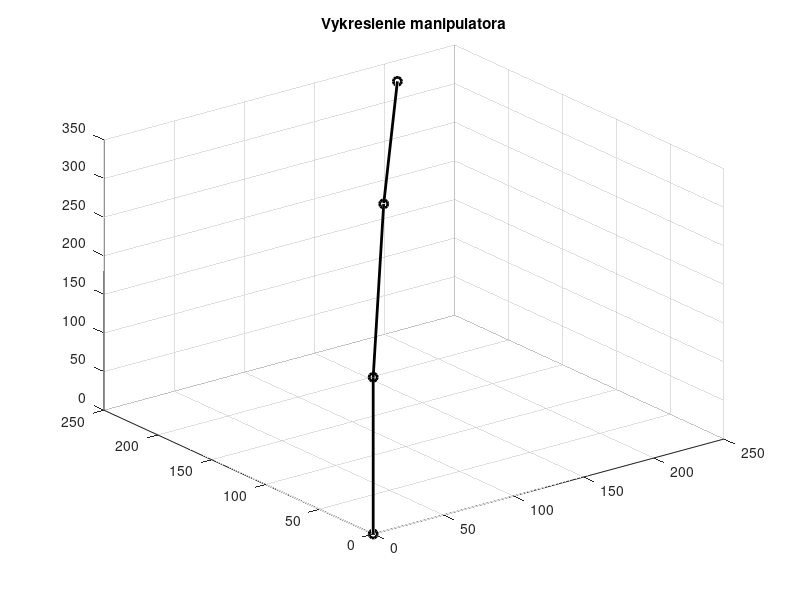

Source code (MATLAB): (Note: this script raises an error after producing the figure.)
%%%%%%%%%%%%%%%%%%%%%%%%%%%%%%%%%%%%%%%%%%%%%%%%%%%%%%%%%%%%%%%%%%%%%%%%%%%
%%%%%%%%%%% Autor : Anhelina Kyrylova                       %%%%%%%%%%%%%%%
%%%%%%%%%%% Vizualizacia robotickeho ramena                 %%%%%%%%%%%%%%%
%%%%%%%%%%%%%%%%%%%%%%%%%%%%%%%%%%%%%%%%%%%%%%%%%%%%%%%%%%%%%%%%%%%%%%%%%%%
clear all;
clc;
%% Vizualizacia robotickeho ramena
%% velkosti
l1 = 203;
l2 = 178;
l3 = 178;
%% uhly phi (lubovolne)
phi1 = deg2rad(40);
phi2 = deg2rad(50);
phi3 = deg2rad(35);
phi_p = deg2rad(90);
%% Rotacia pre A ( Os Z )
R_ZA = [cos(phi1) -sin(phi1) 0 0;
sin(phi1) cos(phi1) 0 0;
0 0 1 0;
0 0 0 1];
%% Tranzlacia pre A ( OS Z )
T_ZA = [1 0 0 0;
0 1 0 0;
0 0 1 l1;
0 0 0 1];
%% Polohovy pomocny nulovy vektor
p1 = [0; 0; 0; 1];
%% Bod A
A = R_ZA * T_ZA * p1;
%% Rotacia pre B ( Os Z )
R_ZB = [cos(phi_p - phi1) -sin(phi_p - phi1) 0 0;
sin(phi_p - phi1) cos(phi_p - phi1) 0 0;
0 0 1 0;
0 0 0 1]
%% Rotacia pre B ( Os Y )
R_YB = [cos(phi2) 0 sin(phi2) 0;
0 1 0 0;
-sin(phi2) 0 cos(phi2) 0;
0 0 0 1]
%% Tranzlacia pre B ( Os Z )
T_ZB = [1 0 0 0;
0 1 0 0;
0 0 1 l2;
0 0 0 1]
%% Bod B
B = R_ZB * T_ZA * R_YB * T_ZB * p1
%% Rotacia pre C ( Os Z )
T_ZC = [1 0 0 0;
0 1 0 0;
0 0 1 l3;
0 0 0 1]
%% Rotacia pre C ( Os Y )
R_YC = [cos(phi3) 0 sin(phi3) 0;
0 1 0 0;
-sin(phi3) 0 cos(phi3) 0;
0 0 0 1]
%% Bod C
C = R_ZB * T_ZA * R_YB * T_ZB * R_YC * T_ZC * p1
%% Vykreslenie Manipulatora
X = [0 A(1) B(1) C(1)]
Y = [0 A(2) B(2) C(2)]
Z = [0 A(3) B(3) C(3)]
plot3(X, Y, Z, 'black-o','LineWidth', 2)
title('Vykreslenie manipulatora')
grid on
hold on
X_Vektor = [150; 0; 0; 1];
Y_Vektor = [0; 150; 0; 1];
Z_Vektor = [0; 0; 150; 1]; %% 150 pre dlžku šipok
%% arrow3 - funkcia na vykreslenie 3D šipok (možno použiť aj quiver3)
%% Os Z
arrow3([X(1), Y(1), Z(1)], [Z_Vektor(1), Z_Vektor(2), Z_Vektor(3)], 'b');%% 'b' - blue color
hold on
%% Os Y
arrow3([X(1), Y(1), Z(1)], [Y_Vektor(1), Y_Vektor(2), Y_Vektor(3)], 'g'); %% 'g'- green color
hold on
%% Os X
arrow3([X(1), Y(1), Z(1)], [X_Vektor(1), X_Vektor(2), X_Vektor(3)], 'r'); %% 'r' - red color
hold on
P_x = [90; 0; 0; 1];
P_y = [0; 90; 0; 1];
P_z = [0; 0; 90; 1];
Z2_Vektor = R_ZA * T_ZA * P_z;
Y2_Vektor = R_ZA * T_ZA * P_y;
X2_Vektor = R_ZA * T_ZA * P_x;
%% Os Z
arrow3([X(2), Y(2), Z(2)], [Z2_Vektor(1), Z2_Vektor(2), Z2_Vektor(3)], 'b'); %% 'b' - blue color
hold on
%% Os Y
arrow3([X(2), Y(2), Z(2)], [Y2_Vektor(1), Y2_Vektor(2), Y2_Vektor(3)], 'g'); %% 'g'- green color
hold on
%% Os X
arrow3([X(2), Y(2), Z(2)], [X2_Vektor(1), X2_Vektor(2), X2_Vektor(3)], 'r'); %% 'r' - red color
hold on
Z3_Vektor = R_ZA * T_ZA * R_YB * T_ZB * R_YB * P_z;
Y3_Vektor = R_ZA * T_ZA * R_YB * T_ZB * R_YB * P_y;
X3_Vektor = R_ZA * T_ZA * R_YB * T_ZB * R_YB * P_x;
%% Os Z
arrow3([X(3), Y(3), Z(3)], [Z3_Vektor(1), Z3_Vektor(2), Z3_Vektor(3)], 'b'); %% 'b' - blue color
hold on
%% Os Y
arrow3([X(3), Y(3), Z(3)], [Y3_Vektor(1), Y3_Vektor(2), Y3_Vektor(3)], 'g'); %% 'g'- green color
hold on
%% Os X
arrow3([X(3), Y(3), Z(3)], [X3_Vektor(1), X3_Vektor(2), X3_Vektor(3)], 'r'); %% 'r' - red color
hold on
